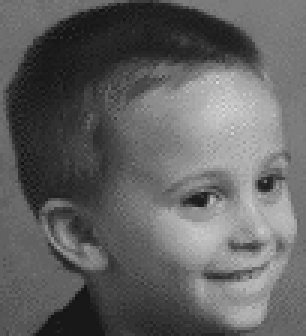
#> input picture image_processing/freq_domain/kidface.jpg, 102 x 112 px (shown 3 times larger)
$ python IdealFilters.py   (Python 2 division)
#> lines starting #> are read from the running program, lines starting #| are printed output that depends on the picture
# -*- coding: utf-8 -*-
"""
Created on Wed Dec 02 14:09:44 2015

@author: azariac
"""

import cv2
import numpy as np
from matplotlib import pyplot as plt

img = cv2.imread('kidface.jpg',0)
#> img is the input picture: shape (112, 102); min 17, max 217, mean 97.6
img=np.lib.pad(img, (0,1), 'constant', constant_values=(0, 0))
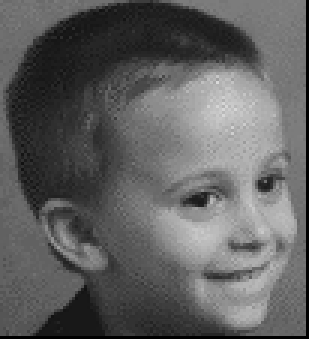
#> img: shape (113, 103) (shown 3 times larger); min 0, max 217, mean 95.8


# [4 lines of commented-out code are left out]


f = np.fft.fft2(img)
fshift = np.fft.fftshift(f)
fshiftH=np.array(fshift)
fshiftL=np.zeros(fshift.shape)

rows, cols = img.shape
#> rows = 113; cols = 103
print(img.shape)
#| (113, 103)

crow,ccol = rows/2 , cols/2
#> crow = 56; ccol = 51

print(crow)
#| 56
print(ccol)
#| 51
L=10
fshiftH[crow-L:crow+L+1, ccol-L:ccol+L+1] = 0
fshiftL=fshift;
fshiftL=fshift-fshiftH;

f_ishift = np.fft.ifftshift(fshiftH)
img_back = np.fft.ifft2(f_ishift)
img_back = np.abs(img_back)
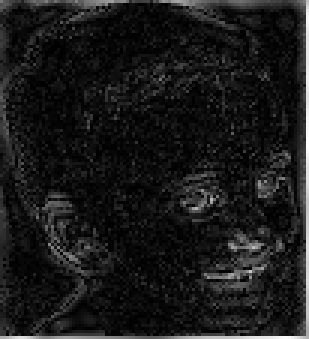
#> img_back: shape (113, 103) float64 (shown 3 times larger); min 0.000659, max 99.52, mean 10.2; drawn with min black and max white
mytlt='Image after HPF'

def myplot(img,img_back,mytlt):
#> called with mytlt = 'Image after HPF'
    plt.subplot(131),plt.imshow(img, cmap = 'gray')
    plt.title('Input Image'), plt.xticks([]), plt.yticks([])
    plt.subplot(132),plt.imshow(img_back, cmap = 'gray')
    plt.title(mytlt), plt.xticks([]), plt.yticks([])
    plt.subplot(133),plt.imshow(img_back)
    plt.title('Result in JET'), plt.xticks([]), plt.yticks([])
    plt.show()
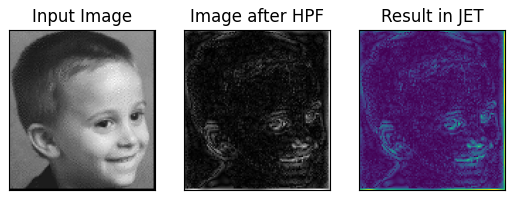
#> figure drawn by matplotlib, 3 panels
    return

myplot(img,img_back,mytlt)

f_ishift = np.fft.ifftshift(fshiftL)
img_back = np.fft.ifft2(f_ishift)
img_back = np.abs(img_back)
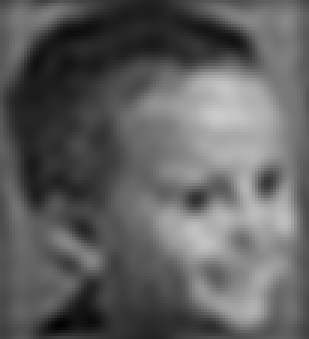
#> img_back: shape (113, 103) float64 (shown 3 times larger); min 2.58, max 202.4, mean 95.8
mytlt='Image after LPF'
myplot(img,img_back,mytlt)
